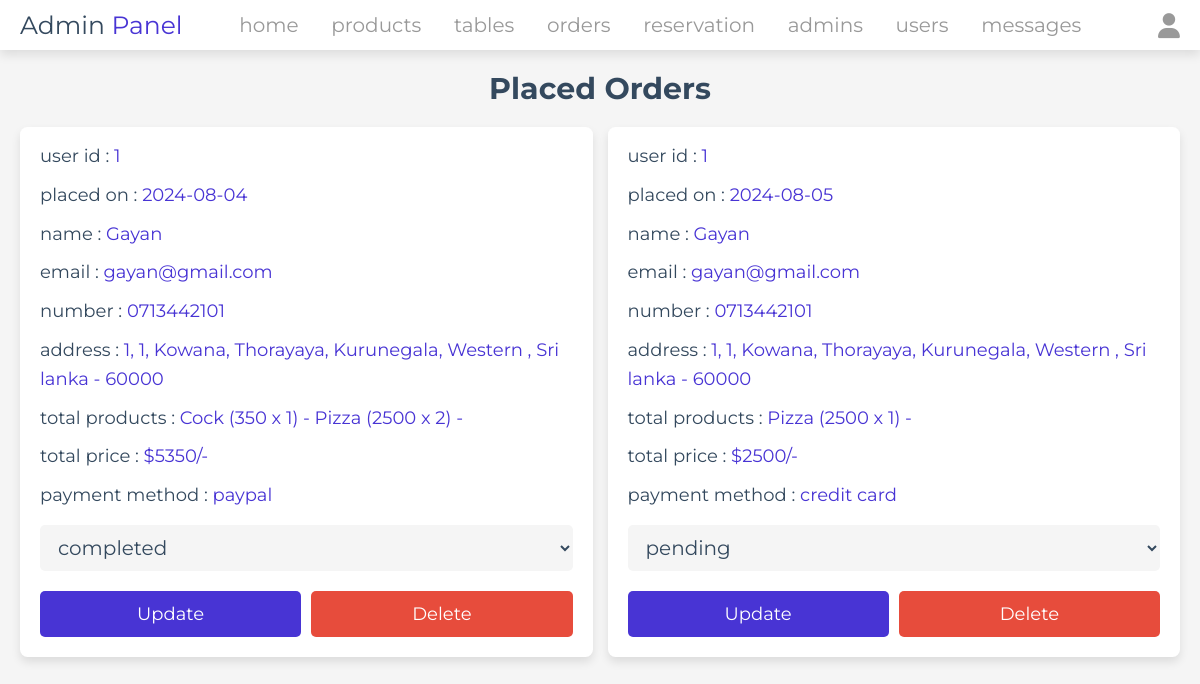
The page /admin/placed_orders.php (signed in) on the database its author committed.
### tables this page shows
CREATE TABLE `orders` (
  `id` int(100) NOT NULL,
  `user_id` int(100) NOT NULL,
  `name` varchar(20) NOT NULL,
  `number` varchar(10) NOT NULL,
  `email` varchar(50) NOT NULL,
  `method` varchar(50) NOT NULL,
  `address` varchar(500) NOT NULL,
  `total_products` varchar(1000) NOT NULL,
  `total_price` int(100) NOT NULL,
  `placed_on` date NOT NULL DEFAULT current_timestamp(),
  `payment_status` varchar(20) NOT NULL DEFAULT 'pending'
);

### admin/placed_orders.php (the view, shortened to what this page needs)
<?php
include '../components/connect.php';
?>
<!DOCTYPE html>
<html lang="en">
<head>
   <link rel="stylesheet" href="https://cdnjs.cloudflare.com/ajax/libs/font-awesome/6.1.1/css/all.min.css">
   <link rel="stylesheet" href="../css/admin_style.css">
</head>
<body>
<?php include '../components/admin_header.php' ?>
<section class="placed-orders">
   <h1 class="heading">placed orders</h1>
   <div class="box-container">
   <?php
      $select_orders = $conn->prepare("SELECT * FROM `orders`");
      $select_orders->execute();
      if($select_orders->rowCount() > 0){
         while($fetch_orders = $select_orders->fetch(PDO::FETCH_ASSOC)){
   ?>
   <div class="box">
      <p> user id : <span><?= $fetch_orders['user_id']; ?></span> </p>
      <p> placed on : <span><?= $fetch_orders['placed_on']; ?></span> </p>
      <p> name : <span><?= $fetch_orders['name']; ?></span> </p>
      <p> email : <span><?= $fetch_orders['email']; ?></span> </p>
      <p> number : <span><?= $fetch_orders['number']; ?></span> </p>
      <p> address : <span><?= $fetch_orders['address']; ?></span> </p>
      <p> total products : <span><?= $fetch_orders['total_products']; ?></span> </p>
      <p> total price : <span>$<?= $fetch_orders['total_price']; ?>/-</span> </p>
      <p> payment method : <span><?= $fetch_orders['method']; ?></span> </p>
      <form action="" method="POST">
         <select name="payment_status" class="drop-down">
            <option value="" selected disabled><?= $fetch_orders['payment_status']; ?></option>
         </select>
         <div class="flex-btn">
            <input type="submit" value="update" class="btn" name="update_payment">
            <a href="placed_orders.php?delete=<?= $fetch_orders['id']; ?>" class="delete-btn" onclick="return confirm('delete this order?');">delete</a>
         </div>
      </form>
   </div>
   <?php
      }
   }else{
      echo '<p class="empty">no orders placed yet!</p>';
   }
   ?>
   </div>
</section>
</body>
</html>

### css/admin_style.css (style rules this page uses)
:root { --main-color:#4834d4; --red:#e74c3c; --orange:#f39c12; --black:#34495e; --white:#fff; --light-bg:#f5f5f5; --light-color:#999; --border:.2rem solid var(--black); --box-shadow:0 .5rem 1rem rgba(0,0,0,.1); }
* { font-family: 'Montserrat', sans-serif; margin:0; padding:0; box-sizing: border-box; text-decoration: none; outline: none; border:none; }
html { font-size: 62.5%; overflow-x: hidden; }
body { background-color: var(--light-bg); }
section { max-width: 1200px; margin:0 auto; padding:2rem; }
.btn, .delete-btn, .option-btn { display: block; margin-top: 1rem; border-radius: .5rem; cursor: pointer; width: 100%; font-size: 1.8rem; color:var(--white); padding:1.2rem 3rem; text-transform: capitalize; text-align: center; }
.btn { background-color: var(--main-color); }
.delete-btn { background-color: var(--red); }
.flex-btn { display: flex; gap:1rem; }
.heading { text-align: center; margin-bottom: 2rem; text-transform: capitalize; color:var(--black); font-size: 3rem; }
.placed-orders .box-container { display: grid; grid-template-columns: repeat(auto-fit, minmax(30rem, 1fr)); gap: 1.5rem; justify-content: center; align-items: flex-start; }
.placed-orders .box-container .box { background-color: var(--white); border-radius: 0.75rem; box-shadow: var(--box-shadow); border: 1px solid var(--border); padding: 2rem; padding-top: 1rem; transition: transform 0.3s ease, box-shadow 0.3s ease; }
.placed-orders .box-container .box p { padding: 0.5rem 0; line-height: 1.6; font-size: 1.8rem; color: var(--black); }
.placed-orders .box-container .box p span { color: var(--main-color); }
.placed-orders .box-container .box .drop-down { width: 100%; margin: 1rem 0; background-color: var(--light-bg); padding: 1rem 1.4rem; font-size: 2rem; color: var(--black); border: 1px solid var(--border); border-radius: 0.5rem; transition: background-color 0.3s ease, border-color 0.3s ease; }

### rows shown on the page
orders: user "1", placed_on "2024-08-04", name "Gayan", email "gayan@gmail.com", number "0713442101", address "1, 1, Kowana, Thorayaya, Kurunegala, Western , Sri lanka - 60000", total_products "Cock (350 x 1) - Pizza (2500 x 2) -", total_price "5350", method "paypal", payment_status "completed"
orders: user "1", placed_on "2024-08-05", name "Gayan", email "gayan@gmail.com", number "0713442101", address "1, 1, Kowana, Thorayaya, Kurunegala, Western , Sri lanka - 60000", total_products "Pizza (2500 x 1) -", total_price "2500", method "credit card", payment_status "pending"
